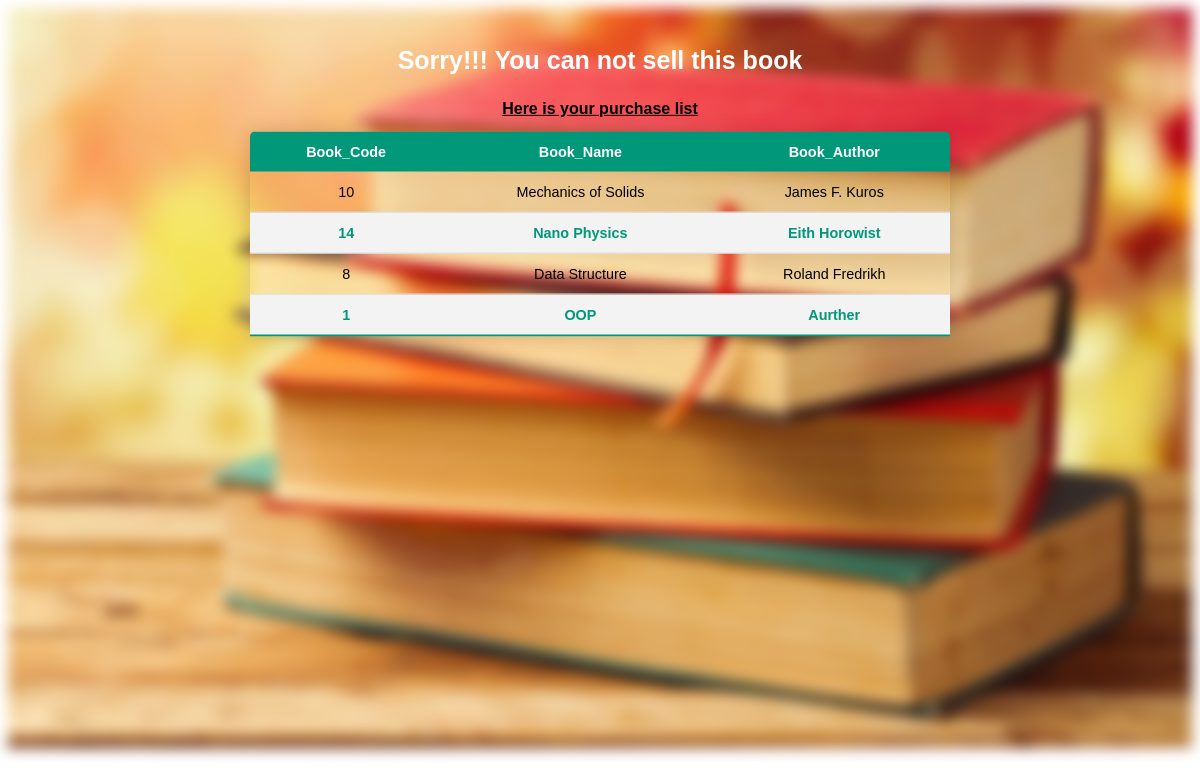
/clientsell.php (signed in), run on the app's committed database.
### tables this page shows
CREATE TABLE IF NOT EXISTS `bookinginfo` (
  `id` int(20) NOT NULL AUTO_INCREMENT,
  `book_id` varchar(20) NOT NULL,
  `book_name` varchar(20) NOT NULL,
  `book_author` varchar(20) NOT NULL,
  `user_id` varchar(20) NOT NULL,
  `book_price` varchar(20) NOT NULL,
  `user_address` varchar(50) NOT NULL,
  PRIMARY KEY (`id`)
);

### clientsell.php (the view, shortened to what this page needs)
<?php
$userid=$_SESSION['userid'];
$flag=0;
$link=mysqli_connect("localhost","root","");
mysqli_select_db($link,"bookbooking");
$res2=mysqli_query($link,"select * from bookinginfo where user_id='$userid'");
 ?>
 <!DOCTYPE html>
 <html lang="en">
 <head>
 </head>
 <body>
   <div class="tag">
     <?php
     if ($flag==1) {
       echo "<h3>CONGRATULATION!!! You can sell this book.<br>We will inform you later.</h3>";
     } else {
       echo "<h3>Sorry!!! You can not sell this book</h3>";
     }
      ?>
     <h4>Here is your purchase list</h4>
   </div>
   <div class="img">
     <img src="book.jpg" alt="">
   <table class="content-table">
     <thead>
       <tr>
         <th>Book_Code</th>
         <th>Book_Name</th>
         <th>Book_Author</th>
       </tr>
     </thead>
     <tbody>
       <?php
       while ($row2=mysqli_fetch_array($res2)) {
         ?>
         <tr>
           <td><?php echo $row2['book_id'] ?></td>
           <td><?php echo $row2['book_name'] ?></td>
           <td><?php echo $row2['book_author'] ?></td>
         </tr>
         <?php
       }
        ?>
     </tbody>
   </table>
   </div>
 </body>
 </html>

### clientsell.php (style rules this page uses)
* { font-family: sans-serif; }
.img { position: relative; }
.img img { width: 100%; filter: blur(7px); }
.tag { position: absolute; z-index: 100; top:10%; left:50%; transform: translate(-50%,-50%); }
h3 { color: white; font-size: 25px; text-align: center; }
.content-table { position: absolute; border-collapse: collapse; width: 700px; margin: 40px auto; top:25%; left:50%; transform: translate(-50%,-50%); font-size: 0.9em; min-width: 400px; border-radius: 5px 5px 0 0; overflow: hidden; box-shadow: 0 0 20px rgba(0, 0, 0, 0.15); text-align: center; }
.content-table thead tr { background-color: #009879; color: #ffffff; text-align: left; font-weight: bold; }
.content-table th, .content-table td { padding: 12px 15px; text-align: center; }
.content-table tbody tr { border-bottom: 1px solid #dddddd; }
.content-table tbody tr:nth-of-type(even) { background-color: #f3f3f3; font-weight: bold; color: #009879; }
.content-table tbody tr:last-of-type { border-bottom: 2px solid #009879; }
.tag h4 { text-align: center; color: black; text-decoration: underline;: }

### data on the page
bookinginfo: book "10", book_name "Mechanics of Solids", book_author "James F. Kuros"
bookinginfo: book "14", book_name "Nano Physics", book_author "Eith Horowist"
bookinginfo: book "8", book_name "Data Structure", book_author "Roland Fredrikh"
bookinginfo: book "1", book_name "OOP", book_author "Aurther"
